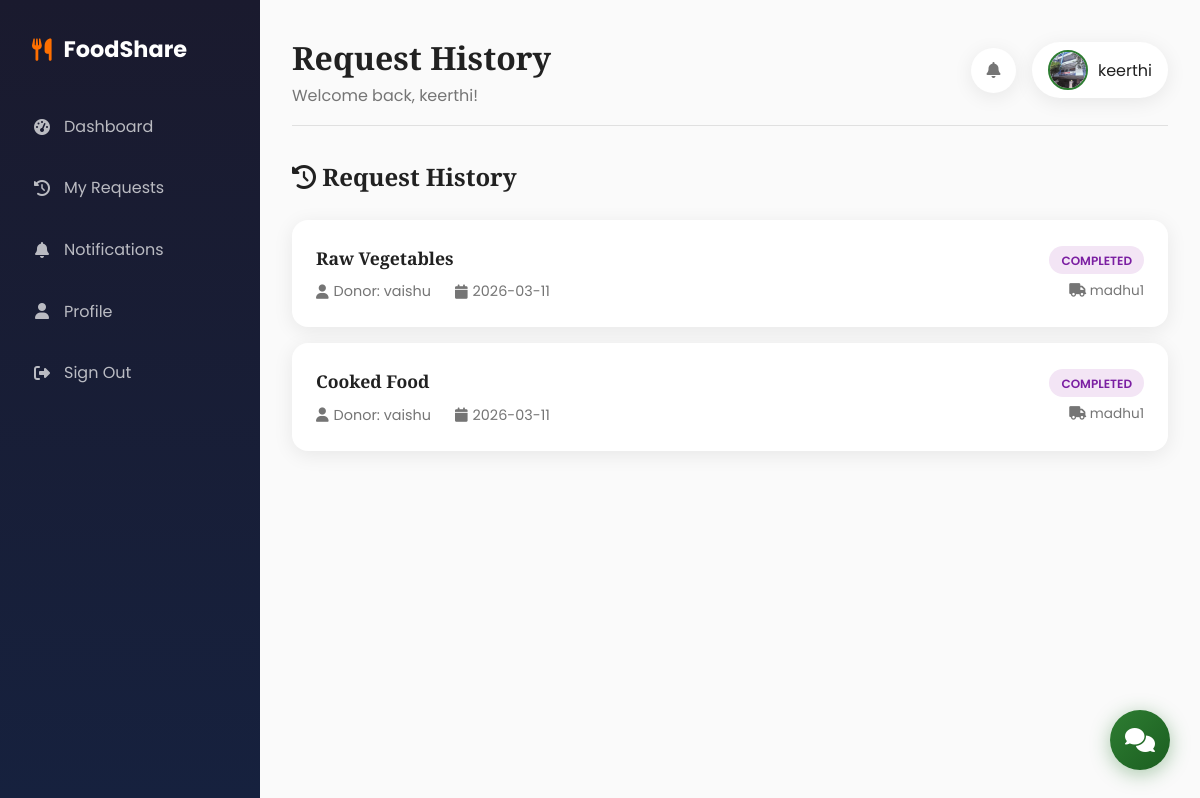
The page /history (signed in) on the database its author committed.
### app.py (models this page shows)
class User(UserMixin, db.Model):
    id = db.Column(db.Integer, primary_key=True)
    username = db.Column(db.String(100), unique=True, nullable=False)
    email = db.Column(db.String(120), unique=True, nullable=False)
    password_hash = db.Column(db.String(200), nullable=False)
    role = db.Column(db.String(20), nullable=False)  # donor, ngo, volunteer, admin
    bio = db.Column(db.Text, default="")
    profile_image = db.Column(db.String(200), default="default.png")
    contact_no = db.Column(db.String(20), default="")
    organization_name = db.Column(db.String(100), default="")
    address = db.Column(db.String(300), default="")
    created_at = db.Column(db.DateTime, default=datetime.utcnow)
    donations = db.relationship('Donation', backref='donor', lazy=True)

class FoodRequest(db.Model):
    id = db.Column(db.Integer, primary_key=True)
    donation_id = db.Column(db.Integer, db.ForeignKey('donation.id'), nullable=False)
    ngo_id = db.Column(db.Integer, db.ForeignKey('user.id'), nullable=False)
    volunteer_id = db.Column(db.Integer, db.ForeignKey('user.id'), nullable=True)
    status = db.Column(db.String(20), default='pending')  # pending, accepted, rejected, picked_up, in_transit, delivered, completed
    tracking_status = db.Column(db.String(50), default='pending')  # pending, accepted, volunteer_assigned, picked_up, in_transit, delivered, completed
    pickup_time = db.Column(db.DateTime, nullable=True)
    delivery_time = db.Column(db.DateTime, nullable=True)
    tracking_notes = db.Column(db.Text, default="")
    delivery_confirmation_photo = db.Column(db.String(200), default="")
    delivery_review = db.Column(db.Text, default="")
    delivery_rating = db.Column(db.Integer, default=5)
    requested_at = db.Column(db.DateTime, default=datetime.utcnow)
    responded_at = db.Column(db.DateTime, nullable=True)
    ngo_user = db.relationship('User', foreign_keys=[ngo_id])
    volunteer = db.relationship('User', foreign_keys=[volunteer_id])

class Donation(db.Model):
    id = db.Column(db.Integer, primary_key=True)
    donor_id = db.Column(db.Integer, db.ForeignKey('user.id'), nullable=False)
    food_type = db.Column(db.String(100), nullable=False)
    description = db.Column(db.Text, default="")
    quantity = db.Column(db.String(50), nullable=False)
    expiry_date = db.Column(db.Date, nullable=False)
    pickup_location = db.Column(db.String(200), nullable=False)
    pickup_time = db.Column(db.String(50), nullable=False)
    status = db.Column(db.String(20), default='available')  # available, requested, accepted, completed, cancelled
    created_at = db.Column(db.DateTime, default=datetime.utcnow)
    requests = db.relationship('FoodRequest', backref='donation', lazy=True)
    ratings = db.relationship('Rating', backref='donation', lazy=True)

### app.py (the view)
@app.route('/history')
@login_required
def history():
    if current_user.role == 'donor':
        donations = Donation.query.filter_by(donor_id=current_user.id).order_by(Donation.created_at.desc()).all()
        return render_template('history.html', donations=donations, title='Donation History')
    elif current_user.role == 'ngo':
        requests = FoodRequest.query.filter_by(ngo_id=current_user.id).order_by(FoodRequest.requested_at.desc()).all()
        return render_template('history.html', requests=requests, title='Request History')
    elif current_user.role == 'volunteer':
        deliveries = FoodRequest.query.filter_by(volunteer_id=current_user.id).order_by(FoodRequest.requested_at.desc()).all()
        return render_template('history.html', deliveries=deliveries, title='Delivery History')
    else:
        return redirect(url_for('admin_dashboard'))

### app.py (called while the page is built)
@login_manager.user_loader
def load_user(user_id):
    return User.query.get(int(user_id))

### templates/history.html (shortened to what this page needs)
{% extends "base.html" %}
{% block page_title %}{{ title }}{% endblock %}
{% block content %}
<div class="section-title">
    <h2><i class="fas fa-history"></i> {{ title }}</h2>
</div>
{% if current_user.role == 'donor' %}
    {% if donations %}
        {% for donation in donations %}
        <div class="history-card">
            <div class="history-info">
                <h3>{{ donation.food_type }}</h3>
                <div class="history-meta">
                    <span><i class="fas fa-box"></i> {{ donation.quantity }}</span>
                    <span><i class="fas fa-map-marker-alt"></i> {{ donation.pickup_location[:40] }}...</span>
                    <span><i class="fas fa-clock"></i> {{ donation.pickup_time }}</span>
                </div>
            </div>
            <div style="text-align: right;">
                <span class="status-badge status-{{ donation.status }}">{{ donation.status }}</span>
                <p style="color: var(--text-secondary); font-size: 0.85rem; margin-top: 0.5rem;">{{ donation.created_at.strftime('%Y-%m-%d %H:%M') }}</p>
                <a href="{{ url_for('donation_details', id=donation.id) }}" class="btn btn-secondary" style="margin-top: 0.5rem; padding: 0.5rem 1rem; font-size: 0.85rem;">
                    <i class="fas fa-eye"></i> View
                </a>
            </div>
        </div>
        {% endfor %}
    {% else %}
    <div class="empty-state">
        <i class="fas fa-utensils"></i>
        <h3>No donations yet</h3>
        <p>Start sharing food by posting your first donation!</p>
        <a href="{{ url_for('post_donation') }}" class="btn btn-primary" style="margin-top: 1rem;">
            <i class="fas fa-plus"></i> Post Donation
        </a>
    </div>
    {% endif %}
{% elif current_user.role == 'ngo' %}
    {% if requests %}
        {% for req in requests %}
        <div class="history-card">
            <div class="history-info">
                <h3>{{ req.donation.food_type }}</h3>
                <div class="history-meta">
                    <span><i class="fas fa-user"></i> Donor: {{ req.donation.donor.username }}</span>
                    <span><i class="fas fa-calendar"></i> {{ req.requested_at.strftime('%Y-%m-%d') }}</span>
                </div>
            </div>
            <div style="text-align: right;">
                <span class="status-badge status-{{ req.status }}">{{ req.status }}</span>
                {% if req.volunteer %}
                <p style="color: var(--text-secondary); font-size: 0.85rem; margin-top: 0.5rem;"><i class="fas fa-truck"></i> {{ req.volunteer.username }}</p>
                {% endif %}
            </div>
        </div>
        {% endfor %}
    {% endif %}
{% endif %}
{% endblock %}

### templates/base.html (shortened to what this page needs)
<!DOCTYPE html>
<html lang="en">
<head>
    <link rel="stylesheet" href="https://cdnjs.cloudflare.com/ajax/libs/font-awesome/6.4.0/css/all.min.css">
</head>
<body>
    {% if current_user.is_authenticated %}
    <aside class="sidebar">
        <div class="sidebar-brand">
            <i class="fas fa-utensils"></i>
            <span>FoodShare</span>
        </div>
        <ul class="sidebar-menu">
            {% if current_user.role == 'admin' %}
            <li><a href="{{ url_for('admin_dashboard') }}"><i class="fas fa-tachometer-alt"></i> Dashboard</a></li>
            <li><a href="{{ url_for('history') }}"><i class="fas fa-history"></i> History</a></li>
            {% elif current_user.role == 'donor' %}
            <li><a href="{{ url_for('donor_dashboard') }}"><i class="fas fa-tachometer-alt"></i> Dashboard</a></li>
            <li><a href="{{ url_for('post_donation') }}"><i class="fas fa-plus-circle"></i> Post Donation</a></li>
            <li><a href="{{ url_for('history') }}"><i class="fas fa-history"></i> My Donations</a></li>
            {% elif current_user.role == 'ngo' %}
            <li><a href="{{ url_for('ngo_dashboard') }}"><i class="fas fa-tachometer-alt"></i> Dashboard</a></li>
            <li><a href="{{ url_for('history') }}"><i class="fas fa-history"></i> My Requests</a></li>
            {% elif current_user.role == 'volunteer' %}
            <li><a href="{{ url_for('volunteer_dashboard') }}"><i class="fas fa-tachometer-alt"></i> Dashboard</a></li>
            <li><a href="{{ url_for('history') }}"><i class="fas fa-history"></i> Delivery History</a></li>
            {% endif %}
            <li><a href="{{ url_for('notifications') }}"><i class="fas fa-bell"></i> Notifications</a></li>
            <li><a href="{{ url_for('profile') }}"><i class="fas fa-user"></i> Profile</a></li>
            <li><a href="{{ url_for('logout') }}"><i class="fas fa-sign-out-alt"></i> Sign Out</a></li>
        </ul>
    </aside>
    <main class="main-content">
        <header class="main-header">
            <div>
                <h1>{% block page_title %}Dashboard{% endblock %}</h1>
                <p style="color: var(--text-secondary);">Welcome back, {{ current_user.username }}!</p>
            </div>
            <div class="header-actions">
                <a href="{{ url_for('notifications') }}" class="notification-bell">
                    <i class="fas fa-bell"></i>
                    {% set unread = notifications|length if notifications else 0 %}
                </a>
                <a href="{{ url_for('profile') }}" class="user-menu">
                    <img src="{{ url_for('static', filename='uploads/' + current_user.profile_image) }}" alt="Profile" class="avatar">
                    <span>{{ current_user.username }}</span>
                </a>
            </div>
        </header>
        {% block content %}{% endblock %}
    </main>
    {% endif %}
    <button class="chatbot-toggle" onclick="toggleChatbot()">
        <i class="fas fa-comments"></i>
    </button>
</body>
</html>

### templates/base.html (style rules this page uses)
:root { --primary: #2E7D32; --primary-dark: #1B5E20; --secondary: #FF6F00; --accent: #00ACC1; --bg-light: #FAFAFA; --bg-dark: #1A1A2E; --card-bg: #FFFFFF; --text-primary: #212121; --text-secondary: #757575; --success: #4CAF50; --warning: #FFC107; --error: #F44336; --shadow: 0 4px 20px rgba(0,0,0,0.08); --shadow-hover: 0 8px 30px rgba(0,0,0,0.15); }
* { margin: 0; padding: 0; box-sizing: border-box; }
body { font-family: 'Poppins', sans-serif; background: var(--bg-light); color: var(--text-primary); line-height: 1.6; overflow-x: hidden; }
h1, h2, h3, h4, h5 { font-family: 'Playfair Display', serif; }
.avatar { width: 40px; height: 40px; border-radius: 50%; object-fit: cover; border: 2px solid var(--primary); }
.sidebar { position: fixed; left: 0; top: 0; bottom: 0; width: 260px; background: linear-gradient(180deg, var(--bg-dark) 0%, #16213e 100%); padding: 2rem 1rem; z-index: 100; overflow-y: auto; }
.sidebar-brand { display: flex; align-items: center; gap: 12px; color: white; font-size: 1.4rem; font-weight: 700; margin-bottom: 2rem; padding: 0 1rem; }
.sidebar-brand i { color: var(--secondary); }
.sidebar-menu { list-style: none; }
.sidebar-menu li { margin-bottom: 0.5rem; }
.sidebar-menu a { display: flex; align-items: center; gap: 12px; padding: 0.875rem 1rem; color: rgba(255,255,255,0.7); text-decoration: none; border-radius: 12px; transition: all 0.3s; }
.sidebar-menu i { width: 20px; text-align: center; }
.main-content { margin-left: 260px; padding: 2rem; min-height: 100vh; background: var(--bg-light); }
.main-header { display: flex; justify-content: space-between; align-items: center; margin-bottom: 2rem; padding-bottom: 1rem; border-bottom: 1px solid #e0e0e0; }
.main-header h1 { font-size: 2rem; color: var(--text-primary); }
.header-actions { display: flex; align-items: center; gap: 1rem; }
.notification-bell { position: relative; width: 45px; height: 45px; background: white; border-radius: 50%; display: flex; align-items: center; justify-content: center; box-shadow: var(--shadow); cursor: pointer; color: var(--text-secondary); text-decoration: none; }
.user-menu { display: flex; align-items: center; gap: 10px; padding: 0.5rem 1rem; background: white; border-radius: 30px; box-shadow: var(--shadow); cursor: pointer; text-decoration: none; color: var(--text-primary); }
.chatbot-toggle { position: fixed; bottom: 30px; right: 30px; width: 60px; height: 60px; background: linear-gradient(135deg, var(--primary) 0%, var(--primary-dark) 100%); border-radius: 50%; display: flex; align-items: center; justify-content: center; color: white; font-size: 1.5rem; cursor: pointer; box-shadow: 0 4px 20px rgba(46, 125, 50, 0.4); z-index: 1000; transition: all 0.3s; border: none; }

### templates/history.html (style rules this page uses)
.history-card { background: white; border-radius: 16px; padding: 1.5rem; margin-bottom: 1rem; box-shadow: var(--shadow); display: flex; justify-content: space-between; align-items: center; transition: all 0.3s; }
.history-info h3 { font-size: 1.1rem; color: var(--text-primary); margin-bottom: 0.5rem; }
.history-meta { display: flex; gap: 1.5rem; color: var(--text-secondary); font-size: 0.9rem; }
.history-meta span { display: flex; align-items: center; gap: 5px; }
.status-badge { padding: 0.35rem 0.75rem; border-radius: 20px; font-size: 0.75rem; font-weight: 600; text-transform: uppercase; }
.status-completed { background: #f3e5f5; color: #7b1fa2; }
.section-title { display: flex; justify-content: space-between; align-items: center; margin-bottom: 1.5rem; }
.section-title h2 { font-size: 1.5rem; }

### rows shown on the page
User: username "keerthi", profile_image (picture)
FoodRequest: donation.food_type "Raw Vegetables", donation.donor.username "vaishu", requested_at "2026-03-11", status "COMPLETED", volunteer.username "madhu1"
FoodRequest: donation.food_type "Cooked Food", donation.donor.username "vaishu", requested_at "2026-03-11", status "COMPLETED", volunteer.username "madhu1"

### other values the page prints
{{ title }} "Request History"
